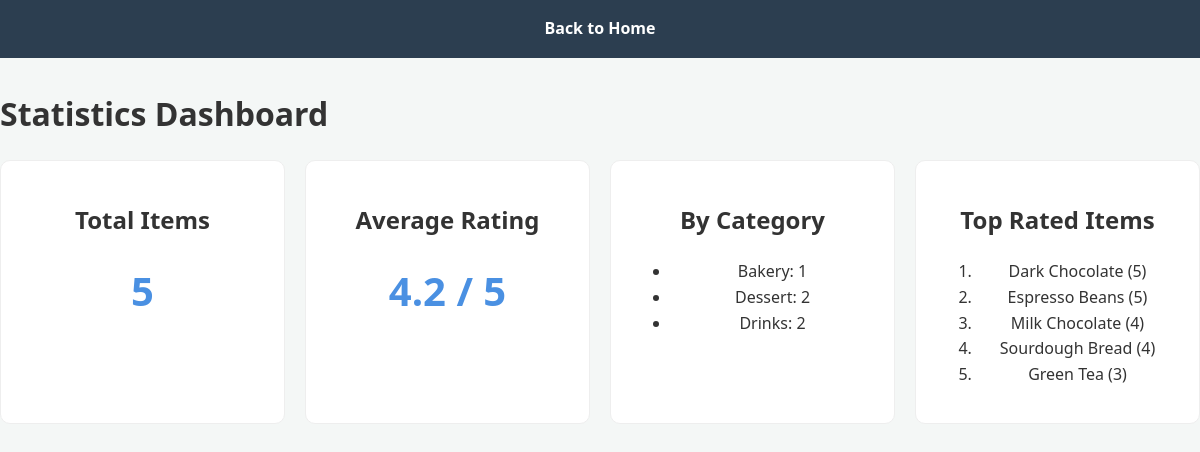
/dashboard, run on the app's committed database.
### tables this page shows
CREATE TABLE items (
    id INTEGER PRIMARY KEY AUTOINCREMENT,
    name TEXT NOT NULL,
    description TEXT NOT NULL,
    category TEXT NOT NULL,
    rating INTEGER
);

### app.py (the view)
@app.route('/dashboard')
def dashboard():
    conn = get_db_connection()
    total = conn.execute('SELECT COUNT(*) FROM items').fetchone()[0]
    avg_rating = conn.execute('SELECT ROUND(AVG(rating), 1) FROM items').fetchone()[0]
    categories = conn.execute('SELECT category, COUNT(*) as count FROM items GROUP BY category').fetchall()
    top_items = conn.execute('SELECT name, rating FROM items ORDER BY rating DESC LIMIT 5').fetchall()
    conn.close()
    return render_template('dashboard.html', total=total, avg=avg_rating, categories=categories, top_items=top_items)

### app.py (called while the page is built)
def get_db_connection():
    conn = sqlite3.connect('database.db')
    conn.row_factory = sqlite3.Row  # This allows us to access columns by name
    return conn

### templates/dashboard.html (shortened to what this page needs)
<!DOCTYPE html>
<html>
<head>
    <link rel="stylesheet" href="{{ url_for('static', filename='style.css') }}">
</head>
<body>
    <nav><a href="/">Back to Home</a></nav>
    <h1>Statistics Dashboard</h1>
    <section class="stats-grid">
        <div class="stat-box">
            <h2>Total Items</h2>
            <p class="big-number">{{ total }}</p>
        </div>
        <div class="stat-box">
            <h2>Average Rating</h2>
            <p class="big-number">{{ avg }} / 5</p>
        </div>
        <div class="stat-box">
            <h2>By Category</h2>
            <ul>
                {% for cat in categories %}
                    <li>{{ cat['category'] }}: {{ cat['count'] }}</li>
                {% endfor %}
            </ul>
        </div>
        <div class="stat-box">
            <h2>Top Rated Items</h2>
            <ol>
                {% for item in top_items %}
                    <li>{{ item['name'] }} ({{ item['rating'] }})</li>
                {% endfor %}
            </ol>
        </div>
    </section>
</body>
</html>

### static/style.css (style rules this page uses)
:root { --primary: #4a90e2; --dark: #2c3e50; --light: #f4f7f6; --success: #27ae60; --text: #333; }
body { font-family: 'Segoe UI', Tahoma, Geneva, Verdana, sans-serif; background-color: var(--light); color: var(--text); margin: 0; padding: 0; line-height: 1.6; }
nav { background: var(--dark); padding: 1rem; margin-bottom: 30px; text-align: center; }
nav a { color: white; text-decoration: none; margin: 0 15px; font-weight: bold; transition: color 0.3s; }
.stats-grid { display: grid; grid-template-columns: repeat(auto-fit, minmax(200px, 1fr)); gap: 20px; margin-top: 20px; }
.stat-box { background: white; padding: 20px; border-radius: 10px; text-align: center; border: 1px solid #eee; }
.big-number { display: block; font-size: 2.5rem; font-weight: 800; color: var(--primary); margin: 10px 0; }

### data on the page
items: category "Dessert", count "2", name "Milk Chocolate", rating "4"
items: name "Dark Chocolate", rating "5"
items: name "Espresso Beans", rating "5"
items: name "Sourdough Bread", rating "4"
items: name "Green Tea", rating "3"

### other printed values
{{ total }} "5"
{{ avg }} "4.2"
{{ cat['category'] }} "Bakery" "Drinks"
{{ cat['count'] }} "1" "2"
